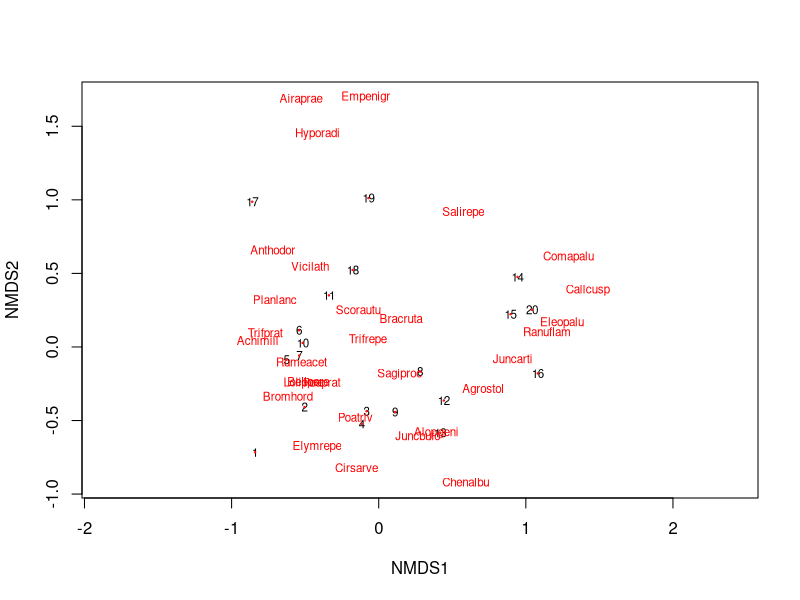
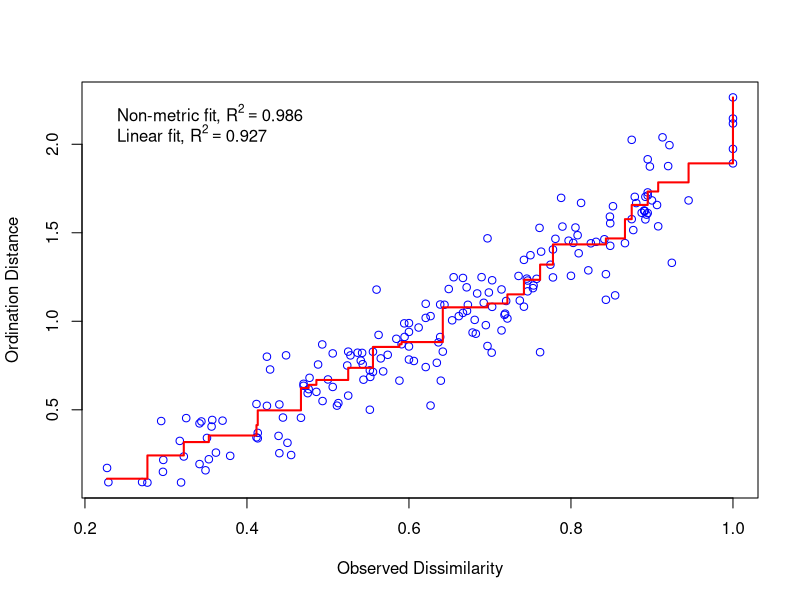

Write the R code that produced these figures, in order.
## ---- chunk 1
library(tidyverse)
library(vegan)
data(dune)
glimpse(dune)
## ---- chunk 2
ord <- metaMDS(dune)
## ---- chunk 3
plot(ord, type = "t")
points(ord, display = "sites", cex = 0.2, pch=21, col="red", bg="yellow")
#text(ord, display = "spec", cex=0.7, col="blue")
## ---- chunk 4
ord$stress
## ---- chunk 5
stressplot(ord)
